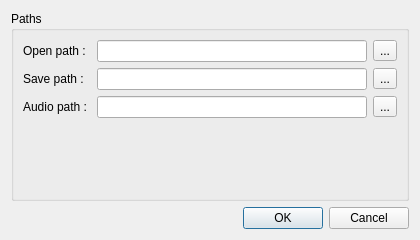
<?xml version="1.0" encoding="UTF-8"?>
<ui version="4.0">
 <class>PreferencesDialog</class>
 <widget class="QDialog" name="PreferencesDialog">
  <property name="geometry">
   <rect>
    <x>0</x>
    <y>0</y>
    <width>420</width>
    <height>240</height>
   </rect>
  </property>
  <property name="windowTitle">
   <string>Préférences</string>
  </property>
  <layout class="QVBoxLayout" name="verticalLayout">
   <item>
    <widget class="QGroupBox" name="groupPaths">
     <property name="title">
      <string>Paths</string>
     </property>
     <layout class="QFormLayout" name="formLayout">
      <item row="0" column="0">
       <widget class="QLabel" name="labelOpen">
        <property name="text">
         <string>Open path : </string>
        </property>
       </widget>
      </item>
      <item row="0" column="1">
       <layout class="QHBoxLayout" name="layoutOpen">
        <item>
         <widget class="QLineEdit" name="lineOpenPath"/>
        </item>
        <item>
         <widget class="QToolButton" name="btnBrowseOpen">
          <property name="text">
           <string>...</string>
          </property>
         </widget>
        </item>
       </layout>
      </item>
      <item row="1" column="0">
       <widget class="QLabel" name="labelSave">
        <property name="text">
         <string>Save path : </string>
        </property>
       </widget>
      </item>
      <item row="1" column="1">
       <layout class="QHBoxLayout" name="layoutSave">
        <item>
         <widget class="QLineEdit" name="lineSavePath"/>
        </item>
        <item>
         <widget class="QToolButton" name="btnBrowseSave">
          <property name="text">
           <string>...</string>
          </property>
         </widget>
        </item>
       </layout>
      </item>
      <item row="2" column="0">
       <widget class="QLabel" name="labelAudio">
        <property name="text">
         <string>Audio path : </string>
        </property>
       </widget>
      </item>
      <item row="2" column="1">
       <layout class="QHBoxLayout" name="layoutAudio">
        <item>
         <widget class="QLineEdit" name="lineAudioPath"/>
        </item>
        <item>
         <widget class="QToolButton" name="btnBrowseAudio">
          <property name="text">
           <string>...</string>
          </property>
         </widget>
        </item>
       </layout>
      </item>
     </layout>
    </widget>
   </item>
   <item>
    <widget class="QDialogButtonBox" name="buttonBox">
     <property name="orientation">
      <enum>Qt::Orientation::Horizontal</enum>
     </property>
     <property name="standardButtons">
      <set>QDialogButtonBox::StandardButton::Cancel|QDialogButtonBox::StandardButton::Ok</set>
     </property>
    </widget>
   </item>
  </layout>
 </widget>
 <resources/>
 <connections>
  <connection>
   <sender>buttonBox</sender>
   <signal>accepted()</signal>
   <receiver>PreferencesDialog</receiver>
   <slot>accept()</slot>
   <hints>
    <hint type="sourcelabel">
     <x>248</x>
     <y>211</y>
    </hint>
    <hint type="destinationlabel">
     <x>157</x>
     <y>217</y>
    </hint>
   </hints>
  </connection>
  <connection>
   <sender>buttonBox</sender>
   <signal>rejected()</signal>
   <receiver>PreferencesDialog</receiver>
   <slot>reject()</slot>
   <hints>
    <hint type="sourcelabel">
     <x>320</x>
     <y>211</y>
    </hint>
    <hint type="destinationlabel">
     <x>276</x>
     <y>218</y>
    </hint>
   </hints>
  </connection>
 </connections>
</ui>
